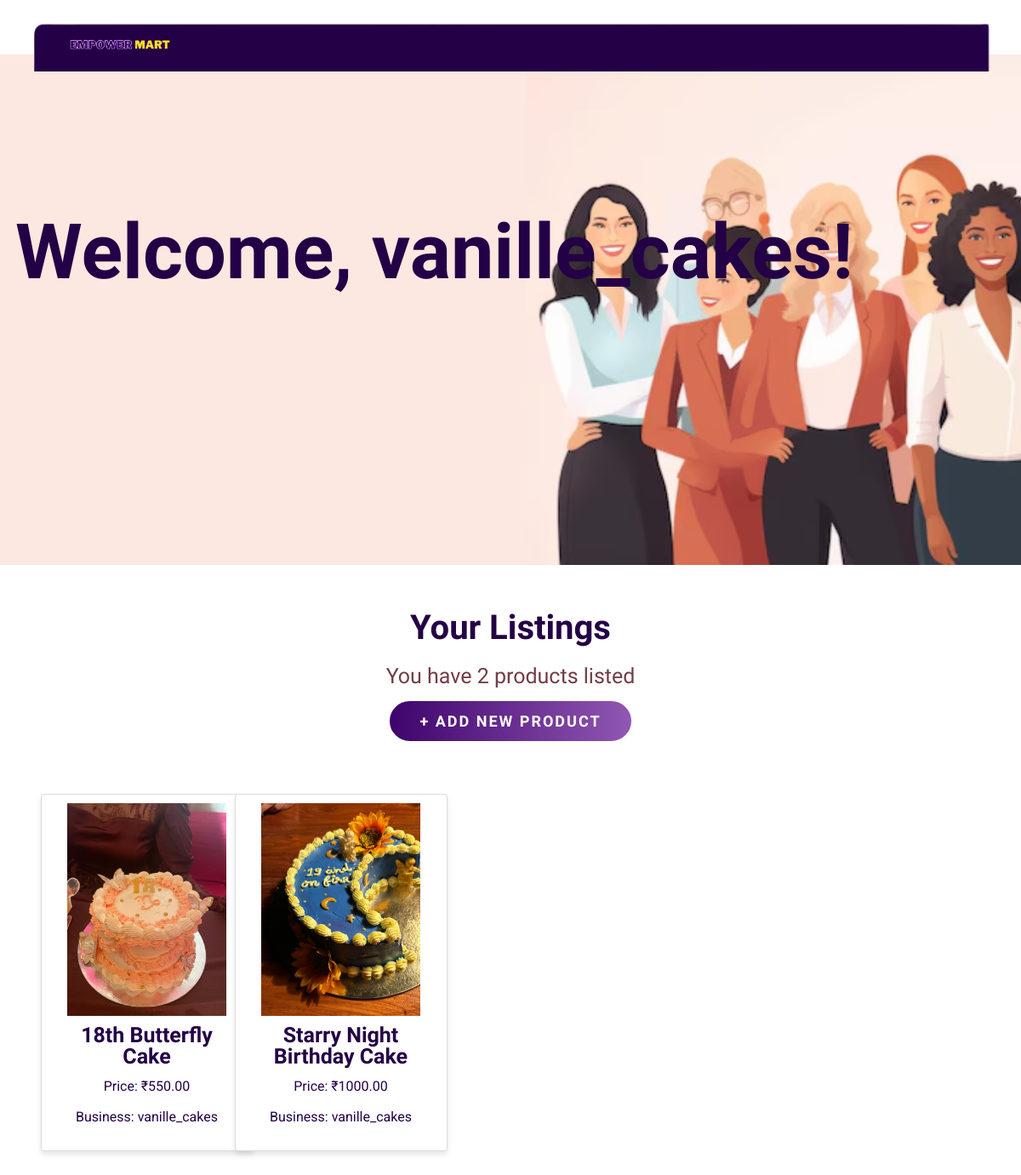
The app's page /dashboard/ (signed in) with its own data.
### home/models.py (models this page shows, shortened)
class user(AbstractBaseUser, PermissionsMixin):
    business_name = models.CharField(max_length=255, unique=True, default="default_username")
    is_active = models.BooleanField(default=True)
    is_staff = models.BooleanField(default=False)  # This grants access to the admin interface
    is_superuser = models.BooleanField(default=False)  # For superuser access
    Instagram_link = models.URLField(max_length=500, null=True, blank=True)  # Optional Instagram link
    Phone_number = models.CharField(max_length=15, null=True, blank=True)
    objects = UserManager()
    USERNAME_FIELD = 'business_name'  # Use business_name to log in
    REQUIRED_FIELDS = []  # No additional fields required
    def __str__(self):
        return self.business_name

class Product(models.Model):
    Product_Id = models.AutoField(primary_key=True)
    Product_name = models.CharField(max_length=200)
    Price_per_unit = models.DecimalField(max_digits=10, decimal_places=2, null=True, blank=True)
    Product_Description = models.TextField()
    Product_Image = models.ImageField(upload_to='products/')
    business_name = models.ForeignKey('user', on_delete=models.CASCADE)  # Foreign key to the user model

### home/views.py (the view)
# urls.py: path('dashboard/', views.dashboard_view, name="dashboard_view"),
@login_required
def dashboard_view(request):
    products = Product.objects.filter(business_name=request.user)
    return render(request, 'dashboard.html', {'products': products})

### templates/dashboard.html (shortened to what this page needs)
<!DOCTYPE html>
{% load static %}
<html lang="en">
<head>
    <link rel="stylesheet" href="{% static 'css/lightbox.css' %}">
    <link href="https://cdn.jsdelivr.net/npm/bootstrap@5.1.3/dist/css/bootstrap.min.css" rel="stylesheet">
    <link rel="stylesheet" href="https://cdnjs.cloudflare.com/ajax/libs/font-awesome/5.15.4/css/all.min.css" />
    <link rel="stylesheet" type="text/css" href="{% static 'css/style.css' %}">
    <link rel="stylesheet" href="{% static 'css/responsive-style.css' %}">
</head>
<body>
    <header id="full-nav">
        <div class="header">
            <nav class="navbar navbar-expand-lg">
                <a class="navbar-brand" href="#">
                    <img src="{% static 'images/logo1.png' %}" alt="Logo" class="logo">
                </a>
            </nav>
        </div>
    </header>
    <section class="banner_section">
        <div class="container_seller">
            <div class="banner-content_seller">
                <h1>Welcome, {{ user.business_name }}!</h1>
            </div>
        </div>
    </section>
    <section class="listing_section">
        <div class="container">
            <div class="row justify-content-center">
                <div class="col-12 text-center pb-5">
                    <h2 class="section-title">Your Listings</h2>
                    <h4>You have {{ products|length }} products listed</h4>
                    <a href="{% url 'add_product' %}" class="btn main-btn">+ ADD NEW PRODUCT</a>
                </div>
            </div>
            <div class="row">
                {% for product in products %}
                <div class="col-6 col-md-2 mb-4">
                        <div class="card">
                            <img src="{{ product.Product_Image.url }}" class="card-img-top" alt="Product Image">
                            <div class="card-body">
                                <h5 class="card-title">{{ product.Product_name }}</h5>
                                <p class="card-text">Price: ₹{{ product.Price_per_unit }}</p>
                                <p class="card-text">Business: {{ product.business_name }}</p>
                            </div>
                        </div>
                    </div>
                {% empty %}
                    <p class="text-center">No products listed yet. Click "Add New Product" to get started.</p>
                {% endfor %}
            </div>
        </div>
    </section>
</body>
</html>

### static/css/style.css (style rules this page uses)
*, *::before, *::after { -webkit-box-sizing: border-box; -moz-box-sizing: border-box; box-sizing: border-box; margin: 0; padding: 0; text-decoration: none; outline: none; }
:root { --bg-white: #fff; --primary-text: #240046; --secondary-color: #e0aaff; --primary-font: 'Barlow Condensed', sans-serif; --secondary-font: 'Roboto', sans-serif; --text-white: #ffffff; }
body, html { color: var(--primary-text); font-size: 10px; font-weight: 400; font-family: var(--primary-font); scroll-behavior: smooth; line-height: 1.5; overflow-x: hidden; overflow-y: auto; }
h1, h2, h3, h4, h5, h6, p { margin: 0; }
h1 { font-size: 9rem; line-height: 1.4; font-weight: 600; color: var(--primary-text); }
h2 { color: var(--primary-text); font-size: 4.7rem; font-weight: 600; display: inline-block; text-transform: capitalize; line-height: 1.2; margin-bottom: 2rem; }
h4 { font-size: 2.5rem; font-weight: 450; line-height: 1; color:#723d46; }
h5 { font-size: 1.8rem; font-weight: 600; line-height: 1; color: var(--primary-text); }
p { font-size: 1.6rem; line-height: 1.6; margin-top: 1rem; color: var(--primary-text); font-family: var(--secondary-font); }
embed, iframe, img, object { max-width: 100%; height:auto; }
a, a:active, a:focus, a:hover, button { text-decoration: none; outline: 0; }
.main-btn { position: relative; color: var(--bg-white); background: linear-gradient(to right, #3f046c, #9157b3); z-index: 1; overflow: hidden; border: 0.2rem solid var(--bg-white); border-radius: 3.5rem; text-transform: uppercase; padding: 1rem 3.5rem; font-weight: 600; font-size: 1.8rem; margin-top: 1.5rem; letter-spacing: 0.2rem; }
section { padding: 5rem 0; }
.section-title { font-size: 4rem; font-weight: 600; color: var(--primary-text); text-transform: capitalize; margin-bottom: 2rem; }
.header { position: relative; width: 100%; top: 2rem; left: 0; z-index: 2; }
.header .navbar { width: 95%; height:100%; margin: 0 auto; padding: 2rem 5rem; background: url('../images/purple-header.png') no-repeat center center; background-size: cover; background-position: center; background-repeat: no-repeat; }
.header .navbar-brand { width:30rem; margin-top:-0.1rem; }
.header .navbar-brand { max-width: 32rem; display: inline-block; margin-right: 1rem; }
.header .navbar-brand img { max-width: 100%; height: auto; }
.banner_section { background:url('../images/banner.png'); background-repeat:no-repeat; background-position:center; background-size: cover; min-height:75vh; }
.container_seller { display: flex; justify-content:flex-start; align-items:center; height: 100%; text-align: left; }
.banner-content_seller { margin-left:1.5%; margin-top: 10%; display: flex; flex-direction: column; align-items:flex-start; justify-content: center; }

### static/css/responsive-style.css (style rules this page uses)
@media (max-width: 1200px) { .logo { width: 12rem; } }

### templates/dashboard.html (style rules this page uses)
.col-md-2 { flex: 0 0 20%; max-width: 20%; }
.listing_section .card { height:420px; margin-top: 3rem; margin-left:1rem; background-color: white; border: 1px solid #ddd; border-radius: 4px; box-shadow: 0 4px 6px rgba(0, 0, 0, 0.1); overflow: hidden; text-align: center; width: 250px; padding: 10px; flex: 1 1 calc(25% - 1rem); }
.listing_section .card img { width: 100%; height: 250px; object-fit: contain; border-radius: 8px; }
.listing_section .card-title { font-size:2.5rem; }

### records on screen
user: business_name "vanille_cakes"
Product: Product_Image (picture), Product_name "18th Butterfly Cake", Price_per_unit "550.00", business_name "vanille_cakes"
Product: Product_Image (picture), Product_name "Starry Night Birthday Cake", Price_per_unit "1000.00", business_name "vanille_cakes"

### other values on screen
{{ products|length }} "2"
